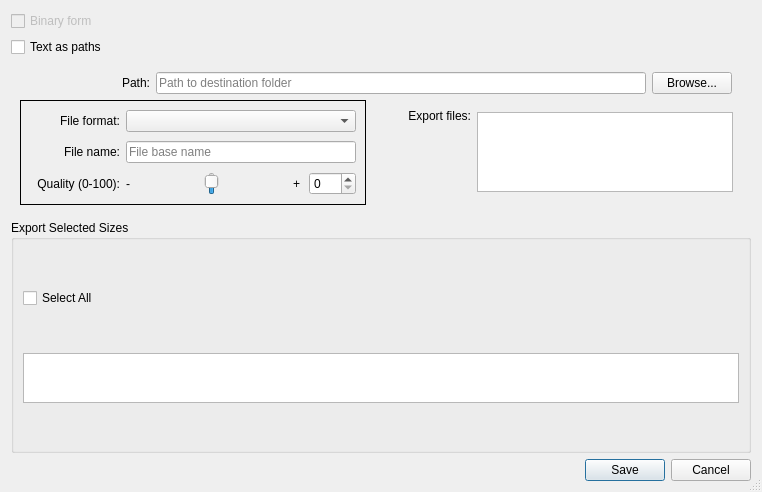
<?xml version="1.0" encoding="UTF-8"?>
<ui version="4.0">
 <class>ExportLayoutDialog</class>
 <widget class="QDialog" name="ExportLayoutDialog">
  <property name="windowModality">
   <enum>Qt::NonModal</enum>
  </property>
  <property name="geometry">
   <rect>
    <x>0</x>
    <y>0</y>
    <width>762</width>
    <height>492</height>
   </rect>
  </property>
  <property name="minimumSize">
   <size>
    <width>0</width>
    <height>0</height>
   </size>
  </property>
  <property name="maximumSize">
   <size>
    <width>16777215</width>
    <height>16777215</height>
   </size>
  </property>
  <property name="font">
   <font>
    <pointsize>9</pointsize>
   </font>
  </property>
  <property name="windowTitle">
   <string>Export Layout</string>
  </property>
  <property name="windowIcon">
   <iconset resource="../share/resources/toolicon.qrc">
    <normaloff>:/toolicon/32x32/export.png</normaloff>:/toolicon/32x32/export.png</iconset>
  </property>
  <property name="sizeGripEnabled">
   <bool>true</bool>
  </property>
  <property name="modal">
   <bool>true</bool>
  </property>
  <layout class="QVBoxLayout" name="verticalLayout_6">
   <item>
    <widget class="QCheckBox" name="binaryDXF_CheckBox">
     <property name="enabled">
      <bool>false</bool>
     </property>
     <property name="text">
      <string>Binary form</string>
     </property>
    </widget>
   </item>
   <item>
    <widget class="QCheckBox" name="textAsPaths_Checkbox">
     <property name="enabled">
      <bool>true</bool>
     </property>
     <property name="text">
      <string>Text as paths</string>
     </property>
    </widget>
   </item>
   <item>
    <widget class="QFrame" name="frame">
     <property name="sizePolicy">
      <sizepolicy hsizetype="Preferred" vsizetype="Maximum">
       <horstretch>0</horstretch>
       <verstretch>0</verstretch>
      </sizepolicy>
     </property>
     <property name="minimumSize">
      <size>
       <width>0</width>
       <height>0</height>
      </size>
     </property>
     <property name="frameShape">
      <enum>QFrame::NoFrame</enum>
     </property>
     <layout class="QVBoxLayout" name="verticalLayout_2">
      <item>
       <layout class="QHBoxLayout" name="path_HorizontalLayout">
        <property name="leftMargin">
         <number>10</number>
        </property>
        <property name="rightMargin">
         <number>10</number>
        </property>
        <item>
         <widget class="QLabel" name="path_Label">
          <property name="sizePolicy">
           <sizepolicy hsizetype="Preferred" vsizetype="Fixed">
            <horstretch>0</horstretch>
            <verstretch>0</verstretch>
           </sizepolicy>
          </property>
          <property name="minimumSize">
           <size>
            <width>120</width>
            <height>0</height>
           </size>
          </property>
          <property name="text">
           <string>Path:</string>
          </property>
          <property name="alignment">
           <set>Qt::AlignRight|Qt::AlignTrailing|Qt::AlignVCenter</set>
          </property>
         </widget>
        </item>
        <item>
         <widget class="QLineEdit" name="path_LineEdit">
          <property name="sizePolicy">
           <sizepolicy hsizetype="Expanding" vsizetype="Fixed">
            <horstretch>0</horstretch>
            <verstretch>0</verstretch>
           </sizepolicy>
          </property>
          <property name="minimumSize">
           <size>
            <width>420</width>
            <height>0</height>
           </size>
          </property>
          <property name="toolTip">
           <string>Destination folder</string>
          </property>
          <property name="placeholderText">
           <string>Path to destination folder</string>
          </property>
         </widget>
        </item>
        <item>
         <widget class="QPushButton" name="browse_PushButton">
          <property name="sizePolicy">
           <sizepolicy hsizetype="Preferred" vsizetype="Fixed">
            <horstretch>0</horstretch>
            <verstretch>0</verstretch>
           </sizepolicy>
          </property>
          <property name="toolTip">
           <string>Select path to destination folder</string>
          </property>
          <property name="text">
           <string>Browse...</string>
          </property>
         </widget>
        </item>
       </layout>
      </item>
      <item>
       <layout class="QHBoxLayout" name="horizontalLayout_2">
        <item>
         <widget class="QFrame" name="file_Frame">
          <property name="frameShape">
           <enum>QFrame::Box</enum>
          </property>
          <layout class="QHBoxLayout" name="horizontalLayout_3">
           <item>
            <layout class="QFormLayout" name="file_FormLayout">
             <property name="verticalSpacing">
              <number>9</number>
             </property>
             <item row="0" column="0">
              <widget class="QLabel" name="format_Label">
               <property name="minimumSize">
                <size>
                 <width>90</width>
                 <height>0</height>
                </size>
               </property>
               <property name="text">
                <string>File format:</string>
               </property>
               <property name="alignment">
                <set>Qt::AlignRight|Qt::AlignTrailing|Qt::AlignVCenter</set>
               </property>
              </widget>
             </item>
             <item row="0" column="1">
              <widget class="ExportFormatCombobox" name="format_ComboBox">
               <property name="sizePolicy">
                <sizepolicy hsizetype="Expanding" vsizetype="Preferred">
                 <horstretch>0</horstretch>
                 <verstretch>0</verstretch>
                </sizepolicy>
               </property>
               <property name="minimumSize">
                <size>
                 <width>0</width>
                 <height>0</height>
                </size>
               </property>
              </widget>
             </item>
             <item row="1" column="0">
              <widget class="QLabel" name="filename_Label">
               <property name="minimumSize">
                <size>
                 <width>90</width>
                 <height>0</height>
                </size>
               </property>
               <property name="text">
                <string>File name:</string>
               </property>
               <property name="alignment">
                <set>Qt::AlignRight|Qt::AlignTrailing|Qt::AlignVCenter</set>
               </property>
              </widget>
             </item>
             <item row="1" column="1">
              <widget class="QLineEdit" name="filename_LineEdit">
               <property name="sizePolicy">
                <sizepolicy hsizetype="Expanding" vsizetype="Preferred">
                 <horstretch>0</horstretch>
                 <verstretch>0</verstretch>
                </sizepolicy>
               </property>
               <property name="minimumSize">
                <size>
                 <width>0</width>
                 <height>0</height>
                </size>
               </property>
               <property name="toolTip">
                <string>File base name</string>
               </property>
               <property name="placeholderText">
                <string>File base name</string>
               </property>
              </widget>
             </item>
             <item row="2" column="0">
              <widget class="QLabel" name="quality_Label">
               <property name="minimumSize">
                <size>
                 <width>90</width>
                 <height>0</height>
                </size>
               </property>
               <property name="font">
                <font>
                 <pointsize>9</pointsize>
                </font>
               </property>
               <property name="text">
                <string>Quality (0-100):</string>
               </property>
               <property name="alignment">
                <set>Qt::AlignRight|Qt::AlignTrailing|Qt::AlignVCenter</set>
               </property>
              </widget>
             </item>
             <item row="2" column="1">
              <layout class="QHBoxLayout" name="quality_HorizontalLayout">
               <property name="spacing">
                <number>9</number>
               </property>
               <item>
                <widget class="QLabel" name="minus_Label">
                 <property name="sizePolicy">
                  <sizepolicy hsizetype="Fixed" vsizetype="Preferred">
                   <horstretch>0</horstretch>
                   <verstretch>0</verstretch>
                  </sizepolicy>
                 </property>
                 <property name="maximumSize">
                  <size>
                   <width>10</width>
                   <height>16777215</height>
                  </size>
                 </property>
                 <property name="font">
                  <font>
                   <pointsize>9</pointsize>
                  </font>
                 </property>
                 <property name="text">
                  <string notr="true">-</string>
                 </property>
                 <property name="indent">
                  <number>0</number>
                 </property>
                </widget>
               </item>
               <item>
                <widget class="QSlider" name="quality_Slider">
                 <property name="sizePolicy">
                  <sizepolicy hsizetype="Expanding" vsizetype="Preferred">
                   <horstretch>0</horstretch>
                   <verstretch>0</verstretch>
                  </sizepolicy>
                 </property>
                 <property name="minimumSize">
                  <size>
                   <width>0</width>
                   <height>22</height>
                  </size>
                 </property>
                 <property name="maximumSize">
                  <size>
                   <width>16777215</width>
                   <height>16777215</height>
                  </size>
                 </property>
                 <property name="styleSheet">
                  <string notr="true">QSlider::groove:horizontal {
border: 1px solid #bbb;
background: white;
height: 10px;
border-radius: 4px;
}

QSlider::sub-page:horizontal {
background: qlineargradient(x1: 0, y1: 0,    x2: 0, y2: 1,
stop: 0 #66e, stop: 1 #bbf);
background: qlineargradient(x1: 0, y1: 0.2, x2: 1, y2: 1,
stop: 0 #bbf, stop: 1 #55f);
border: 1px solid #777;
height: 10px;
border-radius: 4px;
}

QSlider::add-page:horizontal {
background: #fff;
border: 1px solid #777;
height: 10px;
border-radius: 4px;
}

QSlider::handle:horizontal {
background: qlineargradient(x1:0, y1:0, x2:1, y2:1,
stop:0 #eee, stop:1 #ccc);
border: 1px solid #777;
width: 13px;
margin-top: -2px;
margin-bottom: -2px;
border-radius: 4px;
}

QSlider::handle:horizontal:hover {
background: qlineargradient(x1:0, y1:0, x2:1, y2:1,
stop:0 #fff, stop:1 #ddd);
border: 1px solid #444;
border-radius: 4px;
}

QSlider::sub-page:horizontal:disabled {
background: #bbb;
border-color: #999;
}

QSlider::add-page:horizontal:disabled {
background: #eee;
border-color: #999;
}

QSlider::handle:horizontal:disabled {
background: #eee;
border: 1px solid #aaa;
border-radius: 4px;
}</string>
                 </property>
                 <property name="maximum">
                  <number>100</number>
                 </property>
                 <property name="value">
                  <number>75</number>
                 </property>
                 <property name="sliderPosition">
                  <number>75</number>
                 </property>
                </widget>
               </item>
               <item>
                <widget class="QLabel" name="plus_Label">
                 <property name="sizePolicy">
                  <sizepolicy hsizetype="Fixed" vsizetype="Preferred">
                   <horstretch>0</horstretch>
                   <verstretch>0</verstretch>
                  </sizepolicy>
                 </property>
                 <property name="maximumSize">
                  <size>
                   <width>10</width>
                   <height>16777215</height>
                  </size>
                 </property>
                 <property name="font">
                  <font>
                   <pointsize>9</pointsize>
                  </font>
                 </property>
                 <property name="text">
                  <string notr="true">+</string>
                 </property>
                </widget>
               </item>
               <item>
                <widget class="QSpinBox" name="percent_SpinBox">
                 <property name="sizePolicy">
                  <sizepolicy hsizetype="Fixed" vsizetype="Fixed">
                   <horstretch>0</horstretch>
                   <verstretch>0</verstretch>
                  </sizepolicy>
                 </property>
                 <property name="buttonSymbols">
                  <enum>QAbstractSpinBox::UpDownArrows</enum>
                 </property>
                 <property name="maximum">
                  <number>100</number>
                 </property>
                </widget>
               </item>
              </layout>
             </item>
            </layout>
           </item>
          </layout>
         </widget>
        </item>
        <item>
         <widget class="QFrame" name="export_Frame">
          <property name="frameShape">
           <enum>QFrame::NoFrame</enum>
          </property>
          <layout class="QHBoxLayout" name="horizontalLayout_5">
           <item>
            <widget class="QLabel" name="exportFiles_Label">
             <property name="sizePolicy">
              <sizepolicy hsizetype="Preferred" vsizetype="Preferred">
               <horstretch>0</horstretch>
               <verstretch>0</verstretch>
              </sizepolicy>
             </property>
             <property name="minimumSize">
              <size>
               <width>90</width>
               <height>0</height>
              </size>
             </property>
             <property name="text">
              <string>Export files:</string>
             </property>
             <property name="alignment">
              <set>Qt::AlignRight|Qt::AlignTop|Qt::AlignTrailing</set>
             </property>
            </widget>
           </item>
           <item>
            <widget class="QListWidget" name="exportFiles_ListWidget">
             <property name="sizePolicy">
              <sizepolicy hsizetype="Expanding" vsizetype="Expanding">
               <horstretch>0</horstretch>
               <verstretch>0</verstretch>
              </sizepolicy>
             </property>
             <property name="minimumSize">
              <size>
               <width>180</width>
               <height>80</height>
              </size>
             </property>
             <property name="maximumSize">
              <size>
               <width>16777215</width>
               <height>80</height>
              </size>
             </property>
            </widget>
           </item>
          </layout>
         </widget>
        </item>
       </layout>
      </item>
     </layout>
    </widget>
   </item>
   <item>
    <widget class="QGroupBox" name="sizeSelection_GroupBox">
     <property name="sizePolicy">
      <sizepolicy hsizetype="Preferred" vsizetype="Expanding">
       <horstretch>0</horstretch>
       <verstretch>0</verstretch>
      </sizepolicy>
     </property>
     <property name="minimumSize">
      <size>
       <width>0</width>
       <height>0</height>
      </size>
     </property>
     <property name="title">
      <string>Export Selected Sizes</string>
     </property>
     <layout class="QVBoxLayout" name="sizeSelection_VLayout">
      <property name="bottomMargin">
       <number>6</number>
      </property>
      <item>
       <widget class="QCheckBox" name="selectAll_CheckBox">
        <property name="text">
         <string>Select All</string>
        </property>
       </widget>
      </item>
      <item>
       <widget class="QListWidget" name="sizes_ListWidget">
        <property name="sizePolicy">
         <sizepolicy hsizetype="Expanding" vsizetype="Fixed">
          <horstretch>0</horstretch>
          <verstretch>0</verstretch>
         </sizepolicy>
        </property>
        <property name="minimumSize">
         <size>
          <width>0</width>
          <height>50</height>
         </size>
        </property>
        <property name="maximumSize">
         <size>
          <width>16777215</width>
          <height>50</height>
         </size>
        </property>
        <property name="verticalScrollBarPolicy">
         <enum>Qt::ScrollBarAlwaysOff</enum>
        </property>
        <property name="isWrapping" stdset="0">
         <bool>false</bool>
        </property>
        <property name="viewMode">
         <enum>QListView::IconMode</enum>
        </property>
        <property name="wordWrap">
         <bool>false</bool>
        </property>
        <property name="itemAlignment">
         <set>Qt::AlignVCenter</set>
        </property>
       </widget>
      </item>
     </layout>
    </widget>
   </item>
   <item>
    <widget class="QDialogButtonBox" name="buttonBox">
     <property name="standardButtons">
      <set>QDialogButtonBox::Cancel|QDialogButtonBox::Save</set>
     </property>
    </widget>
   </item>
  </layout>
 </widget>
 <customwidgets>
  <customwidget>
   <class>ExportFormatCombobox</class>
   <extends>QComboBox</extends>
   <header>export_format_combobox.h</header>
  </customwidget>
 </customwidgets>
 <tabstops>
  <tabstop>binaryDXF_CheckBox</tabstop>
  <tabstop>textAsPaths_Checkbox</tabstop>
  <tabstop>path_LineEdit</tabstop>
  <tabstop>browse_PushButton</tabstop>
  <tabstop>format_ComboBox</tabstop>
  <tabstop>filename_LineEdit</tabstop>
  <tabstop>quality_Slider</tabstop>
  <tabstop>percent_SpinBox</tabstop>
  <tabstop>exportFiles_ListWidget</tabstop>
  <tabstop>selectAll_CheckBox</tabstop>
  <tabstop>sizes_ListWidget</tabstop>
 </tabstops>
 <resources>
  <include location="../share/resources/toolicon.qrc"/>
  <include location="../../../libs/vmisc/share/resources/icon.qrc"/>
 </resources>
 <connections>
  <connection>
   <sender>buttonBox</sender>
   <signal>accepted()</signal>
   <receiver>ExportLayoutDialog</receiver>
   <slot>accept()</slot>
   <hints>
    <hint type="sourcelabel">
     <x>248</x>
     <y>254</y>
    </hint>
    <hint type="destinationlabel">
     <x>157</x>
     <y>274</y>
    </hint>
   </hints>
  </connection>
  <connection>
   <sender>buttonBox</sender>
   <signal>rejected()</signal>
   <receiver>ExportLayoutDialog</receiver>
   <slot>reject()</slot>
   <hints>
    <hint type="sourcelabel">
     <x>316</x>
     <y>260</y>
    </hint>
    <hint type="destinationlabel">
     <x>286</x>
     <y>274</y>
    </hint>
   </hints>
  </connection>
 </connections>
</ui>
